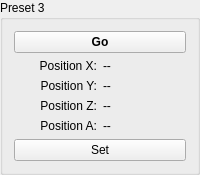
       <widget class="QGroupBox" name="group_p3">
        <property name="enabled">
         <bool>true</bool>
        </property>
        <property name="title">
         <string>Preset 3</string>
        </property>
        <layout class="QGridLayout" name="gridLayout_15">
         <item row="0" column="0">
          <widget class="QPushButton" name="push_pr3_go">
           <property name="sizePolicy">
            <sizepolicy hsizetype="Minimum" vsizetype="Fixed">
             <horstretch>0</horstretch>
             <verstretch>0</verstretch>
            </sizepolicy>
           </property>
           <property name="font">
            <font>
             <weight>75</weight>
             <bold>true</bold>
            </font>
           </property>
           <property name="text">
            <string>Go</string>
           </property>
          </widget>
         </item>
         <item row="5" column="0">
          <layout class="QHBoxLayout" name="horizontalLayout_34">
           <item>
            <widget class="QLabel" name="label_35">
             <property name="text">
              <string>Position A:</string>
             </property>
             <property name="alignment">
              <set>Qt::AlignRight|Qt::AlignTrailing|Qt::AlignVCenter</set>
             </property>
            </widget>
           </item>
           <item>
            <widget class="QLabel" name="label_pr3_a">
             <property name="minimumSize">
              <size>
               <width>40</width>
               <height>0</height>
              </size>
             </property>
             <property name="text">
              <string>--</string>
             </property>
            </widget>
           </item>
          </layout>
         </item>
         <item row="4" column="0">
          <layout class="QHBoxLayout" name="horizontalLayout_35">
           <item>
            <widget class="QLabel" name="label_37">
             <property name="text">
              <string>Position Z:</string>
             </property>
             <property name="alignment">
              <set>Qt::AlignRight|Qt::AlignTrailing|Qt::AlignVCenter</set>
             </property>
            </widget>
           </item>
           <item>
            <widget class="QLabel" name="label_pr3_z">
             <property name="minimumSize">
              <size>
               <width>40</width>
               <height>0</height>
              </size>
             </property>
             <property name="text">
              <string>--</string>
             </property>
            </widget>
           </item>
          </layout>
         </item>
         <item row="3" column="0">
          <layout class="QHBoxLayout" name="horizontalLayout_51">
           <item>
            <widget class="QLabel" name="label_45">
             <property name="text">
              <string>Position Y:</string>
             </property>
             <property name="alignment">
              <set>Qt::AlignRight|Qt::AlignTrailing|Qt::AlignVCenter</set>
             </property>
            </widget>
           </item>
           <item>
            <widget class="QLabel" name="label_pr3_y">
             <property name="minimumSize">
              <size>
               <width>40</width>
               <height>0</height>
              </size>
             </property>
             <property name="text">
              <string>--</string>
             </property>
            </widget>
           </item>
          </layout>
         </item>
         <item row="2" column="0">
          <layout class="QHBoxLayout" name="horizontalLayout_28">
           <item>
            <widget class="QLabel" name="label_21">
             <property name="text">
              <string>Position X:</string>
             </property>
             <property name="alignment">
              <set>Qt::AlignRight|Qt::AlignTrailing|Qt::AlignVCenter</set>
             </property>
            </widget>
           </item>
           <item>
            <widget class="QLabel" name="label_pr3_x">
             <property name="minimumSize">
              <size>
               <width>40</width>
               <height>0</height>
              </size>
             </property>
             <property name="text">
              <string>--</string>
             </property>
            </widget>
           </item>
          </layout>
         </item>
         <item row="6" column="0">
          <widget class="QPushButton" name="push_pr3_set">
           <property name="text">
            <string>Set</string>
           </property>
          </widget>
         </item>
        </layout>
       </widget>
